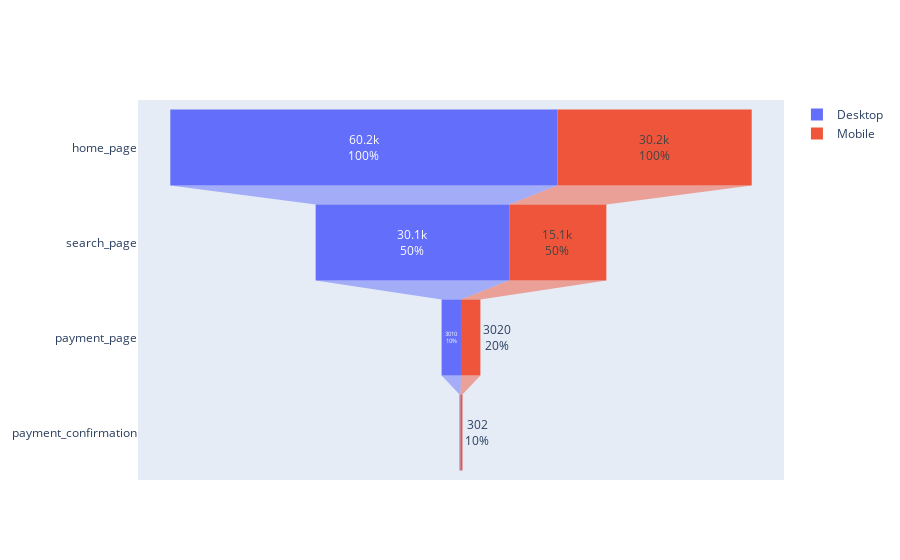

Write notebook code for a chart like this one.
### Code cell
fig = go.Figure()

for device in ["Desktop", "Mobile"]:
    fig.add_trace(go.Funnel(name=device,
                            y=pages,
                            x=df_by_device.loc[df_by_device["device"] == device, pages].sum().values,
                            textinfo="value+percent previous"))
    
fig.show()

### Figure 1 — Plotly figure (JSON) as saved in the notebook; plotly's stock layout.template omitted (floating-point values rounded to 4 significant figures)
{"data": [{"name": "Desktop", "textinfo": "value+percent previous", "type": "funnel", "x": [60200, 30100, 3010, 150], "y": ["home_page", "search_page", "payment_page", "payment_confirmation"]}, {"name": "Mobile", "textinfo": "value+percent previous", "type": "funnel", "x": [30200, 15100, 3020, 302], "y": ["home_page", "search_page", "payment_page", "payment_confirmation"]}], "layout": {}}
